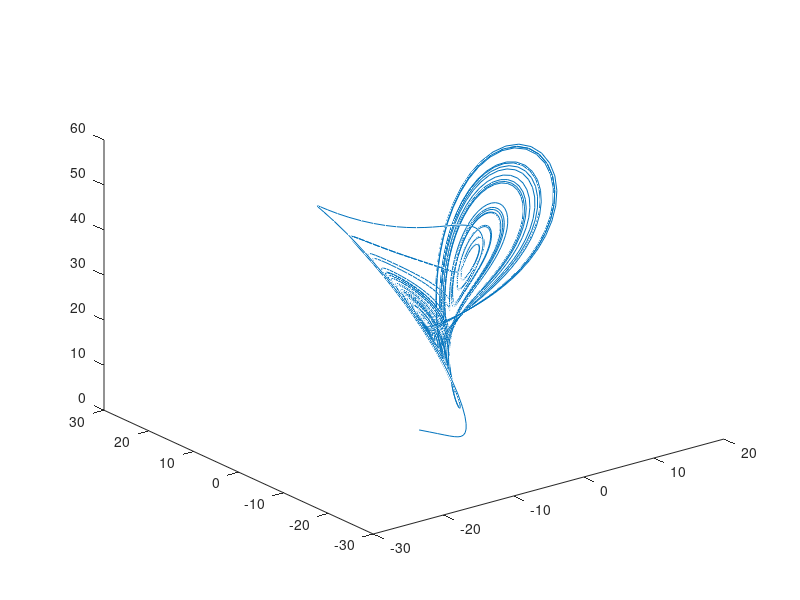

Write the MATLAB code that produced this figure.
clear

sigma = 10;

beta = 8/3;

p = 28;

x = randi([-10,10]);

y = randi([-10,10]);

z = randi([-10,10]);


for t = 1:5000
    
   
   newx = (sigma*(y-x))*.01; 
   
   newy = (x*(p-z)-y)*.01;
   
   newz = (x*y-(beta*z))*.01;
   
   x = x + newx;
   
   y = y + newy;
   
   z = z + newz;
   
   allx(t) = x;
   
   ally(t) = y;
   
   allz(t) = z;
    
    
    
end


plot3(allx,ally,allz) %plot3 to plot all three of our all

